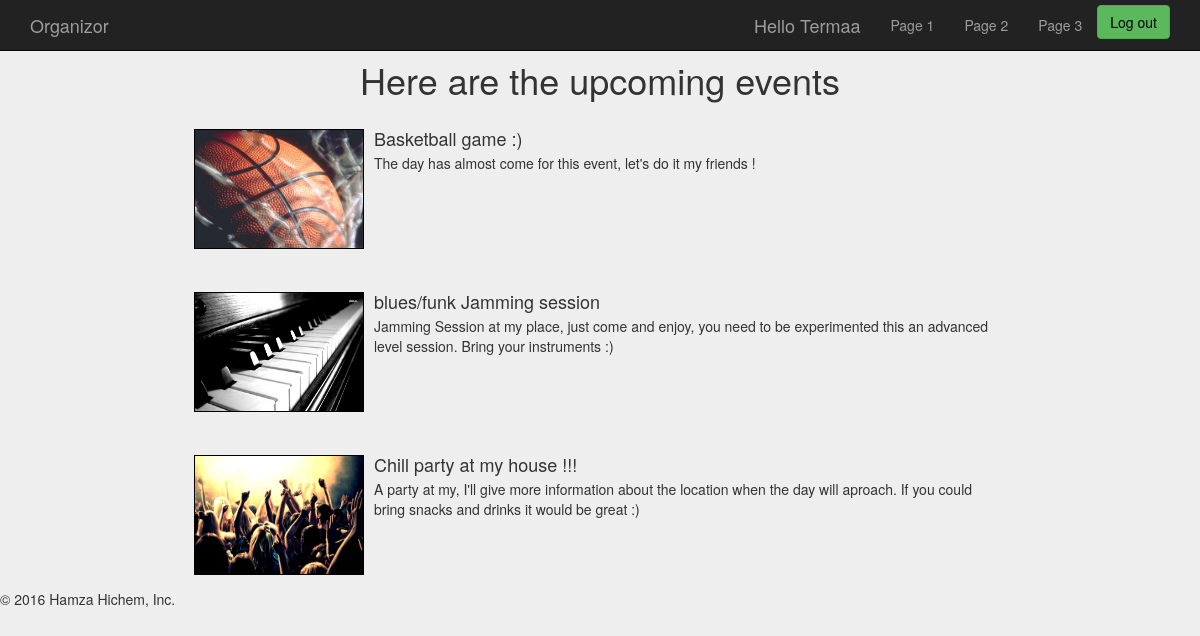
Screenshot of /website/www/html/events.php (signed in) with the database file from the repository.
### tables this page shows
CREATE TABLE `EVENT` (
  `ID` int(11) NOT NULL,
  `NAME` varchar(200) NOT NULL,
  `BUDGET` int(11) NOT NULL,
  `PLACE` varchar(200) NOT NULL,
  `DATE` date NOT NULL,
  `DESCRIPTION` varchar(500) NOT NULL,
  `TYPE` varchar(200) NOT NULL
);

### website/www/html/events.php (the view, shortened to what this page needs)
<?php
	require_once("../php/useful_lib.php");
	$events = array();
	$pdo = DBConnec::getConnec()->getPdo();
    $sql = 'SELECT * FROM EVENT';
    $stmt = $pdo->prepare($sql);
    try
    {
        $stmt->execute();
        $stmt->rowCount() or die('Pas de résultat' . PHP_EOL);
        $stmt->setFetchMode(PDO::FETCH_OBJ);
        while ($result = $stmt->fetch())
        {
			array_push($events, $result);
		}
    }
    catch (PDOException $e)
    {
        echo 'Erreur : ', $e->getMessage(), PHP_EOL;
        echo 'Requête : ', $sql, PHP_EOL;
        exit();
    }
?>
<h1 id='titre'> Here are the upcoming events </h1>
<?php
	foreach($events as $event) {
?>
<div class="media">
  <div class="media-left">
    <a href="event.php?eventID=<?php echo $event->ID; ?>">
      <img style="height: 120px; width:170px" class="media-object" src="<?php echo 'img/' . getImageType($event->TYPE); ?>" alt="<?php echo getImageType($event->TYPE); ?>">
    </a>
  </div>
  <div class="media-body">
    <h4 class="media-heading"><?php echo $event->NAME; ?></h4>
    <p><?php echo $event->DESCRIPTION;?></p>
  </div>
</div>
<?php
	}
?>

### website/www/html/style.css (style rules this page uses)
body { padding-top: 50px; }
img { border : 1px solid black; }
.media { width: 70%; margin-left: auto; margin-right: auto; padding: 1em; }
#titre { margin-left: 10em; }
body { padding-top: 40px; padding-bottom: 40px; background-color: #eee; }

### rows the page displays
event: shows a picture, NAME "Basketball game :)", DESCRIPTION "The day has almost come for this event, let's do it my friends !"
event: shows a picture, NAME "blues/funk Jamming session", DESCRIPTION "Jamming Session at my place, just come and enjoy, you need to be experimented this an advanced level session. Bring your instruments :)"
event: shows a picture, NAME "Chill party at my house !!!", DESCRIPTION "A party at my, I'll give more information about the location when the day will aproach. If you could bring snacks and drinks it would be great :)"

### other values shown
$_SESSION['nickname'] "Termaa"
